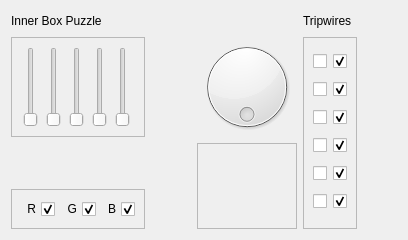
                    <widget class="QFrame" name="frame">
                        <property name="frameShape">
                            <enum>QFrame::NoFrame</enum>
                        </property>
                        <layout class="QGridLayout" name="gridLayout_2">
                            <item row="1" column="6" rowspan="3">
                                <widget class="QFrame" name="gridFrame_2">
                                    <property name="sizePolicy">
                                        <sizepolicy hsizetype="Preferred" vsizetype="Preferred">
                                            <horstretch>0</horstretch>
                                            <verstretch>0</verstretch>
                                        </sizepolicy>
                                    </property>
                                    <property name="frameShape">
                                        <enum>QFrame::StyledPanel</enum>
                                    </property>
                                    <layout class="QGridLayout" name="gridLayout_6">
                                        <item row="4" column="0">
                                            <widget class="QCheckBox" name="laser_4">
                                                <property name="focusPolicy">
                                                    <enum>Qt::NoFocus</enum>
                                                </property>
                                                <property name="text">
                                                    <string/>
                                                </property>
                                                <property name="checkable">
                                                    <bool>false</bool>
                                                </property>
                                                <property name="checked">
                                                    <bool>false</bool>
                                                </property>
                                            </widget>
                                        </item>
                                        <item row="0" column="1">
                                            <widget class="QCheckBox" name="photodiode_0">
                                                <property name="text">
                                                    <string/>
                                                </property>
                                                <property name="checked">
                                                    <bool>true</bool>
                                                </property>
                                            </widget>
                                        </item>
                                        <item row="5" column="0">
                                            <widget class="QCheckBox" name="laser_5">
                                                <property name="focusPolicy">
                                                    <enum>Qt::NoFocus</enum>
                                                </property>
                                                <property name="text">
                                                    <string/>
                                                </property>
                                                <property name="checkable">
                                                    <bool>false</bool>
                                                </property>
                                                <property name="checked">
                                                    <bool>false</bool>
                                                </property>
                                            </widget>
                                        </item>
                                        <item row="2" column="1">
                                            <widget class="QCheckBox" name="photodiode_2">
                                                <property name="text">
                                                    <string/>
                                                </property>
                                                <property name="checked">
                                                    <bool>true</bool>
                                                </property>
                                            </widget>
                                        </item>
                                        <item row="3" column="1">
                                            <widget class="QCheckBox" name="photodiode_3">
                                                <property name="text">
                                                    <string/>
                                                </property>
                                                <property name="checked">
                                                    <bool>true</bool>
                                                </property>
                                            </widget>
                                        </item>
                                        <item row="4" column="1">
                                            <widget class="QCheckBox" name="photodiode_4">
                                                <property name="text">
                                                    <string/>
                                                </property>
                                                <property name="checked">
                                                    <bool>true</bool>
                                                </property>
                                            </widget>
                                        </item>
                                        <item row="5" column="1">
                                            <widget class="QCheckBox" name="photodiode_5">
                                                <property name="text">
                                                    <string/>
                                                </property>
                                                <property name="checked">
                                                    <bool>true</bool>
                                                </property>
                                            </widget>
                                        </item>
                                        <item row="0" column="0">
                                            <widget class="QCheckBox" name="laser_0">
                                                <property name="focusPolicy">
                                                    <enum>Qt::NoFocus</enum>
                                                </property>
                                                <property name="text">
                                                    <string/>
                                                </property>
                                                <property name="checkable">
                                                    <bool>false</bool>
                                                </property>
                                                <property name="checked">
                                                    <bool>false</bool>
                                                </property>
                                            </widget>
                                        </item>
                                        <item row="1" column="1">
                                            <widget class="QCheckBox" name="photodiode_1">
                                                <property name="text">
                                                    <string/>
                                                </property>
                                                <property name="checked">
                                                    <bool>true</bool>
                                                </property>
                                            </widget>
                                        </item>
                                        <item row="3" column="0">
                                            <widget class="QCheckBox" name="laser_3">
                                                <property name="focusPolicy">
                                                    <enum>Qt::NoFocus</enum>
                                                </property>
                                                <property name="text">
                                                    <string/>
                                                </property>
                                                <property name="checkable">
                                                    <bool>false</bool>
                                                </property>
                                                <property name="checked">
                                                    <bool>false</bool>
                                                </property>
                                            </widget>
                                        </item>
                                        <item row="1" column="0">
                                            <widget class="QCheckBox" name="laser_1">
                                                <property name="focusPolicy">
                                                    <enum>Qt::NoFocus</enum>
                                                </property>
                                                <property name="text">
                                                    <string/>
                                                </property>
                                                <property name="checkable">
                                                    <bool>false</bool>
                                                </property>
                                                <property name="checked">
                                                    <bool>false</bool>
                                                </property>
                                            </widget>
                                        </item>
                                        <item row="2" column="0">
                                            <widget class="QCheckBox" name="laser_2">
                                                <property name="focusPolicy">
                                                    <enum>Qt::NoFocus</enum>
                                                </property>
                                                <property name="text">
                                                    <string/>
                                                </property>
                                                <property name="checkable">
                                                    <bool>false</bool>
                                                </property>
                                                <property name="checked">
                                                    <bool>false</bool>
                                                </property>
                                            </widget>
                                        </item>
                                    </layout>
                                </widget>
                            </item>
                            <item row="3" column="0">
                                <widget class="QFrame" name="frame_4">
                                    <property name="frameShape">
                                        <enum>QFrame::StyledPanel</enum>
                                    </property>
                                    <layout class="QHBoxLayout" name="horizontalLayout_3">
                                        <item>
                                            <widget class="QCheckBox" name="wire_red">
                                                <property name="layoutDirection">
                                                    <enum>Qt::RightToLeft</enum>
                                                </property>
                                                <property name="text">
                                                    <string>R</string>
                                                </property>
                                                <property name="checked">
                                                    <bool>true</bool>
                                                </property>
                                            </widget>
                                        </item>
                                        <item>
                                            <widget class="QCheckBox" name="wire_green">
                                                <property name="layoutDirection">
                                                    <enum>Qt::RightToLeft</enum>
                                                </property>
                                                <property name="text">
                                                    <string>G</string>
                                                </property>
                                                <property name="checked">
                                                    <bool>true</bool>
                                                </property>
                                            </widget>
                                        </item>
                                        <item>
                                            <widget class="QCheckBox" name="wire_blue">
                                                <property name="layoutDirection">
                                                    <enum>Qt::RightToLeft</enum>
                                                </property>
                                                <property name="text">
                                                    <string>B</string>
                                                </property>
                                                <property name="checked">
                                                    <bool>true</bool>
                                                </property>
                                            </widget>
                                        </item>
                                    </layout>
                                </widget>
                            </item>
                            <item row="1" column="0">
                                <widget class="QFrame" name="frame_3">
                                    <property name="sizePolicy">
                                        <sizepolicy hsizetype="Preferred" vsizetype="Preferred">
                                            <horstretch>0</horstretch>
                                            <verstretch>0</verstretch>
                                        </sizepolicy>
                                    </property>
                                    <property name="frameShape">
                                        <enum>QFrame::StyledPanel</enum>
                                    </property>
                                    <layout class="QHBoxLayout" name="horizontalLayout_4">
                                        <item>
                                            <widget class="QSlider" name="verticalSlider_1">
                                                <property name="sizePolicy">
                                                    <sizepolicy hsizetype="Fixed" vsizetype="Ignored">
                                                        <horstretch>0</horstretch>
                                                        <verstretch>0</verstretch>
                                                    </sizepolicy>
                                                </property>
                                                <property name="maximum">
                                                    <number>1</number>
                                                </property>
                                                <property name="orientation">
                                                    <enum>Qt::Vertical</enum>
                                                </property>
                                            </widget>
                                        </item>
                                        <item>
                                            <widget class="QSlider" name="verticalSlider_2">
                                                <property name="sizePolicy">
                                                    <sizepolicy hsizetype="Fixed" vsizetype="Ignored">
                                                        <horstretch>0</horstretch>
                                                        <verstretch>0</verstretch>
                                                    </sizepolicy>
                                                </property>
                                                <property name="maximum">
                                                    <number>1</number>
                                                </property>
                                                <property name="orientation">
                                                    <enum>Qt::Vertical</enum>
                                                </property>
                                            </widget>
                                        </item>
                                        <item>
                                            <widget class="QSlider" name="verticalSlider_3">
                                                <property name="sizePolicy">
                                                    <sizepolicy hsizetype="Fixed" vsizetype="Ignored">
                                                        <horstretch>0</horstretch>
                                                        <verstretch>0</verstretch>
                                                    </sizepolicy>
                                                </property>
                                                <property name="maximum">
                                                    <number>1</number>
                                                </property>
                                                <property name="orientation">
                                                    <enum>Qt::Vertical</enum>
                                                </property>
                                            </widget>
                                        </item>
                                        <item>
                                            <widget class="QSlider" name="verticalSlider_4">
                                                <property name="sizePolicy">
                                                    <sizepolicy hsizetype="Fixed" vsizetype="Ignored">
                                                        <horstretch>0</horstretch>
                                                        <verstretch>0</verstretch>
                                                    </sizepolicy>
                                                </property>
                                                <property name="maximum">
                                                    <number>1</number>
                                                </property>
                                                <property name="orientation">
                                                    <enum>Qt::Vertical</enum>
                                                </property>
                                            </widget>
                                        </item>
                                        <item>
                                            <widget class="QSlider" name="verticalSlider_5">
                                                <property name="sizePolicy">
                                                    <sizepolicy hsizetype="Fixed" vsizetype="Ignored">
                                                        <horstretch>0</horstretch>
                                                        <verstretch>0</verstretch>
                                                    </sizepolicy>
                                                </property>
                                                <property name="maximum">
                                                    <number>1</number>
                                                </property>
                                                <property name="orientation">
                                                    <enum>Qt::Vertical</enum>
                                                </property>
                                            </widget>
                                        </item>
                                    </layout>
                                </widget>
                            </item>
                            <item row="1" column="7">
                                <spacer name="horizontalSpacer_4">
                                    <property name="orientation">
                                        <enum>Qt::Horizontal</enum>
                                    </property>
                                    <property name="sizeHint" stdset="0">
                                        <size>
                                            <width>40</width>
                                            <height>20</height>
                                        </size>
                                    </property>
                                </spacer>
                            </item>
                            <item row="2" column="0">
                                <spacer name="verticalSpacer">
                                    <property name="orientation">
                                        <enum>Qt::Vertical</enum>
                                    </property>
                                    <property name="sizeType">
                                        <enum>QSizePolicy::Preferred</enum>
                                    </property>
                                    <property name="sizeHint" stdset="0">
                                        <size>
                                            <width>20</width>
                                            <height>40</height>
                                        </size>
                                    </property>
                                </spacer>
                            </item>
                            <item row="0" column="0">
                                <widget class="QLabel" name="label_3">
                                    <property name="text">
                                        <string>Inner Box Puzzle</string>
                                    </property>
                                </widget>
                            </item>
                            <item row="0" column="1" colspan="3">
                                <spacer name="horizontalSpacer_11">
                                    <property name="orientation">
                                        <enum>Qt::Horizontal</enum>
                                    </property>
                                    <property name="sizeHint" stdset="0">
                                        <size>
                                            <width>40</width>
                                            <height>20</height>
                                        </size>
                                    </property>
                                </spacer>
                            </item>
                            <item row="0" column="7">
                                <spacer name="horizontalSpacer_12">
                                    <property name="orientation">
                                        <enum>Qt::Horizontal</enum>
                                    </property>
                                    <property name="sizeHint" stdset="0">
                                        <size>
                                            <width>40</width>
                                            <height>20</height>
                                        </size>
                                    </property>
                                </spacer>
                            </item>
                            <item row="0" column="6">
                                <widget class="QLabel" name="label_4">
                                    <property name="text">
                                        <string>Tripwires</string>
                                    </property>
                                </widget>
                            </item>
                            <item row="1" column="4">
                                <widget class="QDial" name="dial">
                                    <property name="sizePolicy">
                                        <sizepolicy hsizetype="Expanding" vsizetype="Expanding">
                                            <horstretch>0</horstretch>
                                            <verstretch>0</verstretch>
                                        </sizepolicy>
                                    </property>
                                    <property name="maximum">
                                        <number>360</number>
                                    </property>
                                    <property name="wrapping">
                                        <bool>true</bool>
                                    </property>
                                    <property name="notchesVisible">
                                        <bool>false</bool>
                                    </property>
                                </widget>
                            </item>
                            <item row="2" column="4" rowspan="2">
                                <widget class="QFrame" name="Accelerometer">
                                    <property name="mouseTracking">
                                        <bool>true</bool>
                                    </property>
                                    <property name="autoFillBackground">
                                        <bool>true</bool>
                                    </property>
                                    <property name="frameShape">
                                        <enum>QFrame::StyledPanel</enum>
                                    </property>
                                    <property name="frameShadow">
                                        <enum>QFrame::Sunken</enum>
                                    </property>
                                </widget>
                            </item>
                        </layout>
                    </widget>
